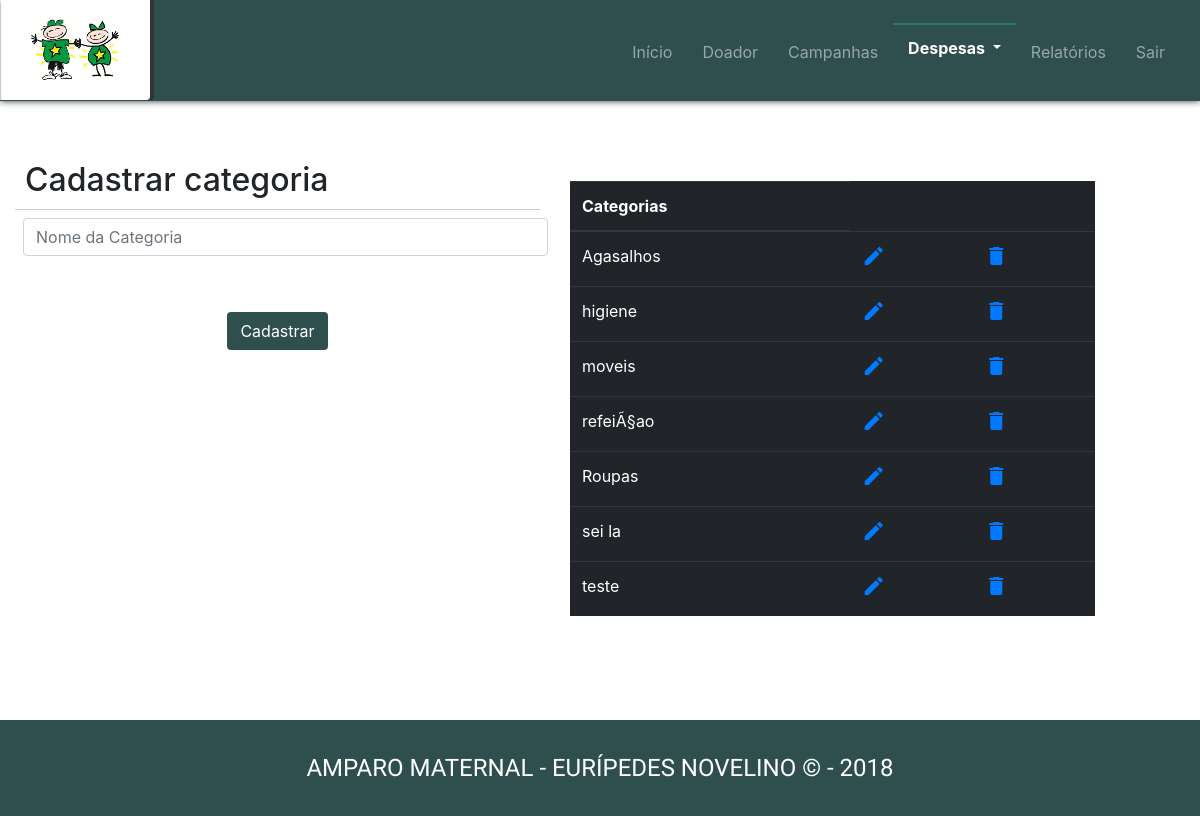
/sistema/categoriasDespesas/index.php (signed in), run on the app's committed database.
### tables this page shows
CREATE TABLE `categoriasdespesa` (
  `id` int(10) NOT NULL,
  `nome` varchar(150) NOT NULL
);

### sistema/categoriasDespesas/listarCategorias.php (the view, shortened to what this page needs)
<?php
$sql = "SELECT * FROM categoriasDespesa ORDER BY nome";
$con = conexaoMysql();
$busca = $con->prepare($sql);
$busca->execute();
$categorias = $busca->fetchAll(PDO::FETCH_OBJ);
?>
<!DOCTYPE html>
<html>
<head>
</head>
<body>
			<table class="table table-hover table-dark table-responsive-xm">
			  <thead>
			    <tr>
		    	 	<th scope="col">Categorias</th>
		    	</tr>
		 	  </thead>
		  	  <tbody>
		  	  	<?php foreach($categorias as $categoria){
					if($categoria->nome == "Nenhuma"){ ?>
						<p>Categoria: <?php echo $categoria->nome; ?></p>
						<hr>
				<?php } else { ?>
		    	<tr>
		      		<td><?php echo $categoria->nome; ?></td>
		      		<th scope="row"><a href="editarCategoria.php?id=<?php echo $categoria->id; ?>">
		      			<i class="material-icons">edit</i></a>
		      		</th>
		      		<th scope="row"><a href="excluirCategoria.php?id=<?php echo $categoria->id; ?>"class="icon-excluir" title="Deletar">
		   				<i class="material-icons">delete</i>
		   			</th>
		    	</tr>
		    	<?php }}  ?>
		  	  </tbody>
			</table>
</body>
</html>

### sistema/geral/css/myStyle.css (style rules this page uses)
html { position: relative; min-width: 100%; min-height: 100%; }
body { min-width: 100%; min-height: 100%; padding-bottom: 120px; }
.table { margin-top: 80px; margin-bottom: 80px; }

### sistema/categoriasDespesas/css/estilo.css (style rules this page uses)
.icon-excluir { cursor: pointer; }

### data on the page
categoriasdespesa: nome "Agasalhos"
categoriasdespesa: nome "higiene"
categoriasdespesa: nome "moveis"
categoriasdespesa: nome "refeiÃ§ao"
categoriasdespesa: nome "Roupas"
categoriasdespesa: nome "sei la"
categoriasdespesa: nome "teste"
